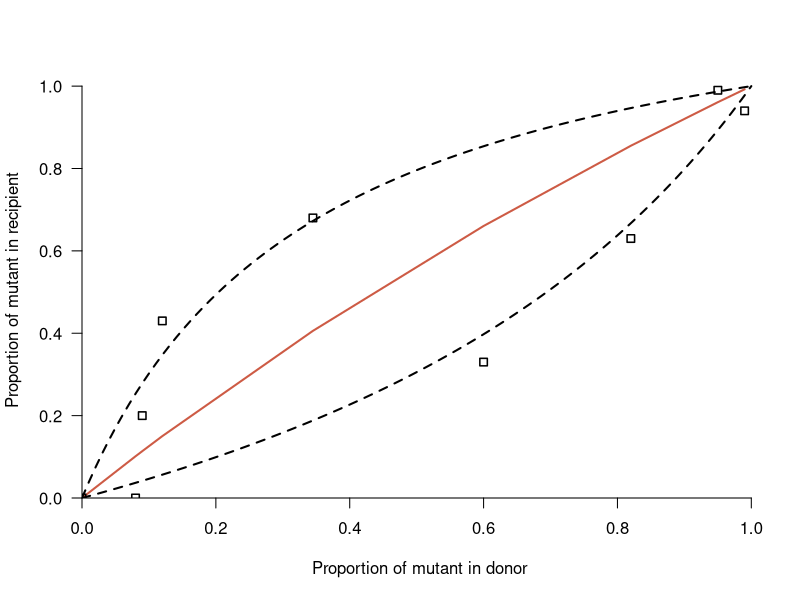
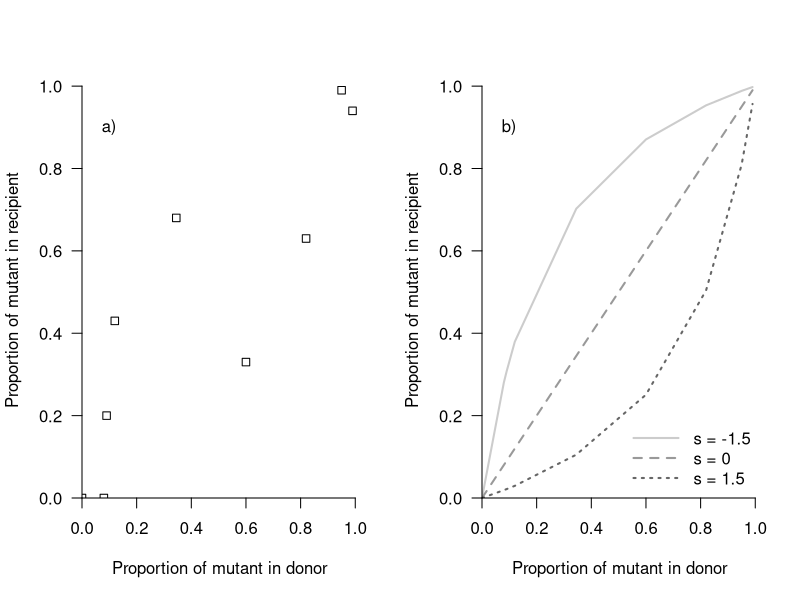

R code for these plots, in order:
# https://journals.plos.org/ploscompbiol/article?id=10.1371/journal.pcbi.1002026

data.x <- c(0, 8, 9, 12, 34.5, 60, 82, 95, 99)/100
data.y <- c(0, 0, 20, 43, 68, 33, 63, 99, 94)/100

shape_MSE <- function(s){
  P <- c(); error <- c()
  for(i in 1:9){
    p <- data.x[i]
    P <- c(P, p/(p+(1-p)*exp(s))) # equation 4 of McCaw's paper
    delta <- P[i] - data.y[i]
    error <- c(error, delta)
  }
  
  MSE <- mean(error^2)
  return(MSE)
}

theta.guess <- -0.5
fit <- optim(par=theta.guess, fn=shape_MSE, method="L-BFGS-B", hessian=T)


plot(NA, NA, xlim = c(0,1.01), ylim = c(0,1.01), xlab = "Proportion of mutant in donor", ylab = "Proportion of mutant in recipient",
     xaxs = 'i', yaxs = 'i', fg = 'white', col.axis = 'white')
axis(1); axis(2, las = 1)
P <- c()
s <- fit$par
for (i in 1:9){
  p <- data.x[i]
  P <- c(P, p/(p+(1-p)*exp(s)))
}
lines(data.x, P, col = 'coral3', lwd = 2)
P <- c()
s <- -log(0.44)
for (i in 1:100){
  p <- seq(0, 1, length.out = 100)[i]
  P <- c(P, p/(p+(1-p)*exp(s)))
}
lines(seq(0, 1, length.out = 100), P, lwd = 2, lty = 2)
P <- c()
s <- -log(3.9)
for (i in 1:100){
  p <- seq(0, 1, length.out = 100)[i]
  P <- c(P, p/(p+(1-p)*exp(s)))
}
lines(seq(0, 1, length.out = 100), P, lwd = 2, lty = 2)
points(data.x, data.y, pch = 0, lwd = 1.5)



op <- par(mfrow = c(1,2))
plot(NA, NA, xlim = c(0, 1.01), ylim = c(0, 1.01), xlab = "Proportion of mutant in donor", ylab = "Proportion of mutant in recipient",
     xaxs = 'i', yaxs = 'i', fg = 'white', col.axis = 'white')
points(data.x, data.y, pch = 0)
axis(1); axis(2, las = 1)
text(0.1, 0.9, 'a)')
plot(NA, NA, xlim = c(0, 1.01), ylim = c(0, 1.01), xlab = "Proportion of mutant in donor", ylab = "Proportion of mutant in recipient",
     xaxs = 'i', yaxs = 'i', fg = 'white', col.axis = 'white')
P <- c()
s <- -1.5
for (i in 1:9){
  p <- data.x[i]
  P <- c(P, p/(p+(1-p)*exp(s)))
}
lines(data.x, P, col = 'gray80', lwd = 2, lty = 1)
P <- c()
s <- 0
for (i in 1:9){
  p <- data.x[i]
  P <- c(P, p/(p+(1-p)*exp(s)))
}
lines(data.x, P, col = 'gray60', lwd = 2, lty = 2)
P <- c()
s <- 1.5
for (i in 1:9){
  p <- data.x[i]
  P <- c(P, p/(p+(1-p)*exp(s)))
}
lines(data.x, P, col = 'gray40', lwd = 2, lty = 3)
legend('bottomright', legend = c('s = -1.5', 's = 0', 's = 1.5'), lty = 1:3, lwd = 2, 
       col = c('gray80', 'gray60', 'gray40'), cex = 1, box.lty = 0, bty = "n", seg.len = 3)
axis(1); axis(2, las = 1)
text(0.1, 0.9, 'b)')
par(op)